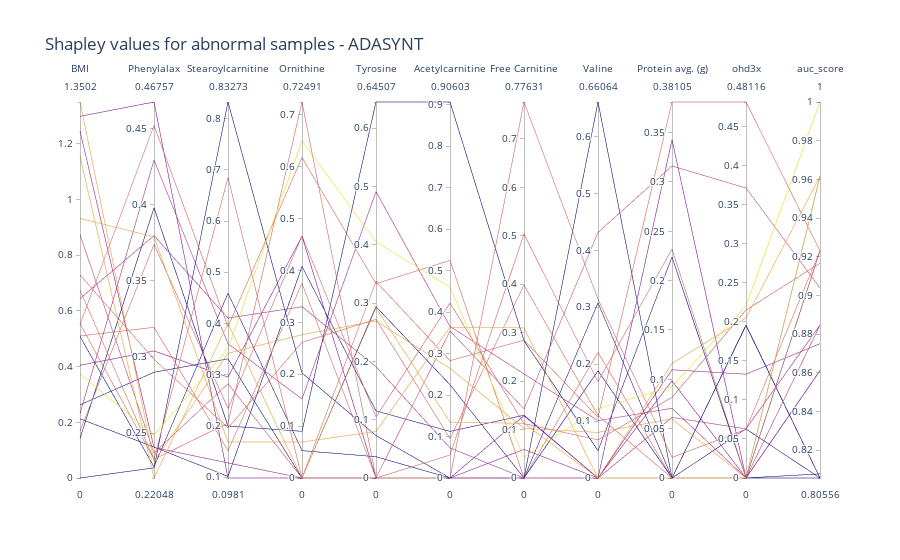

The cell this chart's notebook holds for it:
### Code cell
fig = px.parallel_coordinates( 
    df_ranks_long, 
    #color='fenilalax',
    color='auc_score',
    dimensions=order.tolist()[:10] + ["auc_score"],
    labels=labels_relabel,
    title = "Shapley values for abnormal samples - ADASYNT",
)

fig.update_layout(
    coloraxis_showscale=False,
    #title="Feature importance",
    xaxis_title="Feature in the dataset",
    yaxis_title="Shapley Value importance",
    #legend_title="Shapley values for abnormal samples",
)

fig.show()

### Figure 1 — Plotly figure (JSON) as saved in the notebook; plotly's stock layout.template omitted (floating-point values rounded to 4 significant figures)
{"data": [{"dimensions": [{"label": "BMI", "values": [1.35, 0.5542, 0.2626, 0.5081, 0.2317, 0.3738, 0.1422, 0, 0.9323, 0.8739, 0.6743, 0.6446, 1.246, 1.155, 0.4049, 1.299, 0.2126, 0.5515, 0.1684, 0.51, 0.7294]}, {"label": "Phenylalax", "values": [0.2313, 0.2328, 0.2899, 0.2278, 0.4294, 0.2486, 0.398, 0.2271, 0.379, 0.2369, 0.2327, 0.3798, 0.2405, 0.2205, 0.304, 0.4676, 0.2408, 0.4522, 0.374, 0.3195, 0.2985]}, {"label": "Stearoylcarnitine", "values": [0.3418, 0.2056, 0.3309, 0.4592, 0.3603, 0.3513, 0.1996, 0.8327, 0.1683, 0.2824, 0.6855, 0.4105, 0.1275, 0.4, 0.2953, 0.0981, 0.1012, 0.3938, 0.2341, 0.1514, 0.196]}, {"label": "Ornithine", "values": [0.2763, 0.7249, 0, 0.05276, 0.1523, 0.6501, 0.09001, 0.2025, 0.06944, 0, 0, 0.3302, 0, 0, 0.466, 0, 0.4079, 0.6179, 0.4667, 0.3752, 0.2616]}, {"label": "Tyrosine", "values": [0.2694, 0, 0.294, 0.03651, 0.4914, 0.4051, 0.6451, 0.07286, 0.07971, 0, 0.3371, 0.1909, 0, 0.2917, 0, 0, 0.1151, 0.3334, 0.105, 0, 0.2722]}, {"label": "Acetylcarnitine", "values": [0.2642, 0.05539, 0.2247, 0, 0.3651, 0.4598, 0.906, 0, 0.3634, 0.3544, 0.2827, 0.07254, 0, 0.1345, 0, 0, 0.1123, 0.5244, 0.4215, 0, 0.0951]}, {"label": "Free Carnitine", "values": [0.1024, 0.5038, 0, 0, 0.2148, 0.04316, 0.2834, 0, 0.31, 0.1428, 0.2846, 0, 0, 0.1128, 0.05903, 0.1286, 0.1296, 0, 0.1122, 0.7763, 0.3984]}, {"label": "Valine", "values": [0.08013, 0.1694, 0.3077, 0.1884, 0.1008, 0.122, 0.04802, 0.6606, 0, 0.4314, 0.1066, 0, 0, 0, 0, 0, 0, 0.2205, 0.06695, 0.3141, 0.1096]}, {"label": "Protein avg. (g)", "values": [0.05993, 0.232, 0, 0, 0.07066, 0.09249, 0.2239, 0, 0.1162, 0.3162, 0.3811, 0.06139, 0.1097, 0, 0.3428, 0.09846, 0, 0, 0.08172, 0.02088, 0]}, {"label": "ohd3x", "values": [0, 0, 0.1958, 0.06275, 0, 0.2206, 0, 0, 0.205, 0.3711, 0.4812, 0.06287, 0.1328, 0, 0, 0, 0.1951, 0, 0.215, 0.06221, 0]}, {"label": "auc_score", "values": [0.9615, 0.9231, 0.8056, 0.8056, 0.8846, 1, 0.8077, 0.8056, 0.9615, 0.9038, 0.9231, 0.8846, 0.875, 0.9615, 0.8611, 0.8611, 0.8056, 0.9231, 0.9167, 0.9231, 0.9231]}], "domain": {"x": [0, 1], "y": [0, 1]}, "line": {"color": [0.9615, 0.9231, 0.8056, 0.8056, 0.8846, 1, 0.8077, 0.8056, 0.9615, 0.9038, 0.9231, 0.8846, 0.875, 0.9615, 0.8611, 0.8611, 0.8056, 0.9231, 0.9167, 0.9231, 0.9231], "coloraxis": "coloraxis"}, "name": "", "type": "parcoords"}], "layout": {"coloraxis": {"colorbar": {"title": {"text": "auc_score"}}, "colorscale": [[0, "#0d0887"], [0.1111, "#46039f"], [0.2222, "#7201a8"], [0.3333, "#9c179e"], [0.4444, "#bd3786"], [0.5556, "#d8576b"], [0.6667, "#ed7953"], [0.7778, "#fb9f3a"], [0.8889, "#fdca26"], [1, "#f0f921"]], "showscale": false}, "legend": {"tracegroupgap": 0}, "title": {"text": "Shapley values for abnormal samples - ADASYNT"}, "xaxis": {"title": {"text": "Feature in the dataset"}}, "yaxis": {"title": {"text": "Shapley Value importance"}}}}
